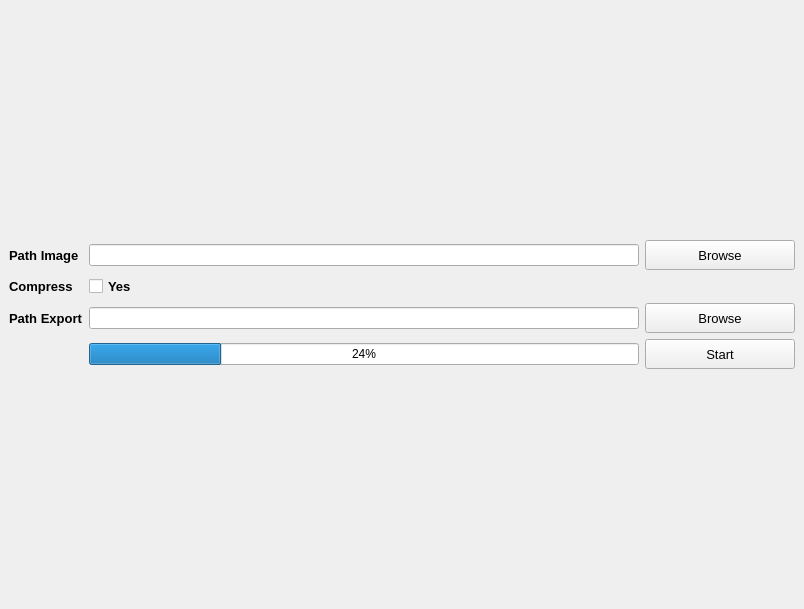
<?xml version="1.0" encoding="UTF-8"?>
<ui version="4.0">
 <class>WindowRepairImage</class>
 <widget class="QMainWindow" name="WindowRepairImage">
  <property name="geometry">
   <rect>
    <x>0</x>
    <y>0</y>
    <width>804</width>
    <height>609</height>
   </rect>
  </property>
  <property name="windowTitle">
   <string>RepairImage</string>
  </property>
  <widget class="QWidget" name="centralwidget">
   <layout class="QVBoxLayout" name="verticalLayout">
    <item>
     <spacer name="verticalSpacer_2">
      <property name="orientation">
       <enum>Qt::Vertical</enum>
      </property>
      <property name="sizeHint" stdset="0">
       <size>
        <width>20</width>
        <height>40</height>
       </size>
      </property>
     </spacer>
    </item>
    <item>
     <layout class="QGridLayout" name="gridLayout">
      <item row="0" column="0">
       <widget class="QLabel" name="label">
        <property name="font">
         <font>
          <family>Arial</family>
          <pointsize>10</pointsize>
          <weight>75</weight>
          <bold>true</bold>
         </font>
        </property>
        <property name="text">
         <string>Path Image</string>
        </property>
       </widget>
      </item>
      <item row="0" column="2">
       <widget class="QPushButton" name="PushButton_PathImage">
        <property name="sizePolicy">
         <sizepolicy hsizetype="Fixed" vsizetype="Fixed">
          <horstretch>0</horstretch>
          <verstretch>0</verstretch>
         </sizepolicy>
        </property>
        <property name="minimumSize">
         <size>
          <width>150</width>
          <height>30</height>
         </size>
        </property>
        <property name="font">
         <font>
          <family>Arial</family>
          <pointsize>10</pointsize>
          <weight>50</weight>
          <bold>false</bold>
         </font>
        </property>
        <property name="text">
         <string>Browse</string>
        </property>
       </widget>
      </item>
      <item row="0" column="1">
       <widget class="QLineEdit" name="LineEdit_PathImage"/>
      </item>
      <item row="2" column="0">
       <widget class="QLabel" name="label_2">
        <property name="font">
         <font>
          <family>Arial</family>
          <pointsize>10</pointsize>
          <weight>75</weight>
          <bold>true</bold>
         </font>
        </property>
        <property name="text">
         <string>Path Export</string>
        </property>
       </widget>
      </item>
      <item row="1" column="1">
       <widget class="QCheckBox" name="CheckBox_Compress">
        <property name="font">
         <font>
          <family>Arial</family>
          <pointsize>10</pointsize>
          <weight>75</weight>
          <bold>true</bold>
         </font>
        </property>
        <property name="text">
         <string>Yes</string>
        </property>
       </widget>
      </item>
      <item row="2" column="1">
       <widget class="QLineEdit" name="LineEdit_PathExport"/>
      </item>
      <item row="2" column="2">
       <widget class="QPushButton" name="PushButton_PathExport">
        <property name="sizePolicy">
         <sizepolicy hsizetype="Fixed" vsizetype="Fixed">
          <horstretch>0</horstretch>
          <verstretch>0</verstretch>
         </sizepolicy>
        </property>
        <property name="minimumSize">
         <size>
          <width>150</width>
          <height>30</height>
         </size>
        </property>
        <property name="font">
         <font>
          <family>Arial</family>
          <pointsize>10</pointsize>
          <weight>50</weight>
          <bold>false</bold>
         </font>
        </property>
        <property name="text">
         <string>Browse</string>
        </property>
       </widget>
      </item>
      <item row="1" column="0">
       <widget class="QLabel" name="label_3">
        <property name="font">
         <font>
          <family>Arial</family>
          <pointsize>10</pointsize>
          <weight>75</weight>
          <bold>true</bold>
         </font>
        </property>
        <property name="text">
         <string>Compress</string>
        </property>
       </widget>
      </item>
      <item row="3" column="2">
       <widget class="QPushButton" name="PushButton_Start">
        <property name="sizePolicy">
         <sizepolicy hsizetype="Fixed" vsizetype="Fixed">
          <horstretch>0</horstretch>
          <verstretch>0</verstretch>
         </sizepolicy>
        </property>
        <property name="minimumSize">
         <size>
          <width>150</width>
          <height>30</height>
         </size>
        </property>
        <property name="font">
         <font>
          <family>Arial</family>
          <pointsize>10</pointsize>
         </font>
        </property>
        <property name="text">
         <string>Start</string>
        </property>
       </widget>
      </item>
      <item row="3" column="1">
       <widget class="QProgressBar" name="ProgressBar">
        <property name="value">
         <number>24</number>
        </property>
       </widget>
      </item>
     </layout>
    </item>
    <item>
     <spacer name="verticalSpacer">
      <property name="orientation">
       <enum>Qt::Vertical</enum>
      </property>
      <property name="sizeHint" stdset="0">
       <size>
        <width>20</width>
        <height>211</height>
       </size>
      </property>
     </spacer>
    </item>
   </layout>
  </widget>
 </widget>
 <resources/>
 <connections/>
</ui>
